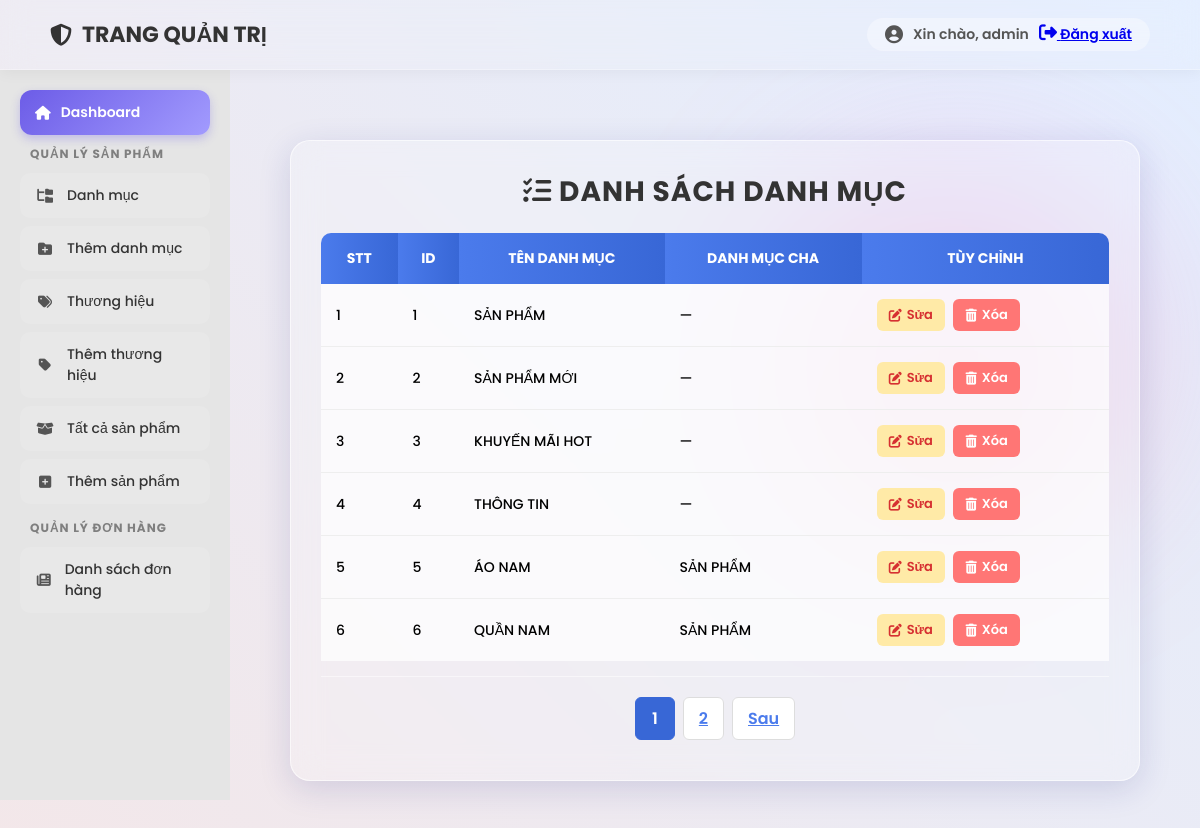
The page /5Themen/5Themen-project/admin/categorylist.php (signed in) on the database its author committed.
### tables this page shows
CREATE TABLE IF NOT EXISTS `tbl_category` (
  `category_id` int(11) NOT NULL AUTO_INCREMENT,
  `category_name` varchar(255) NOT NULL,
  `parent_id` int(11) NOT NULL DEFAULT 0,
  PRIMARY KEY (`category_id`),
  KEY `idx_parent_id` (`parent_id`)
);

### 5Themen/5Themen-project/include/database.php (called while the page is built, shortened)
<?php
class Database {
    public $link;
    private function connectDB() {
        $this->link = new mysqli(DB_HOST, DB_USER, DB_PASS, DB_NAME);
        $this->link->set_charset("utf8mb4");
    }
    public function select($q)  { return $this->link->query($q); }
}
?>

### 5Themen/5Themen-project/admin/class/category_class.php (called while the page is built, shortened)
<?php
$rootPath = dirname(__DIR__, 2);
require_once $rootPath . '/include/database.php';
class Category {
    private $db;
    public function __construct() {
        $this->db = new Database();
    }
    public function show_category($offset = null, $limit = null) {
        $sql = "
            SELECT
                c.category_id,
                c.category_name,
                c.parent_id,
                p.category_name AS parent_name
            FROM tbl_category c
            LEFT JOIN tbl_category p
                   ON c.parent_id = p.category_id
            ORDER BY c.parent_id ASC, c.category_id ASC
        ";
        if ($offset !== null && $limit !== null) {
            $offset = (int)$offset;
            $limit  = (int)$limit;
            $sql .= " LIMIT $offset, $limit";
        }
        return $this->db->select($sql);
    }
    public function count_all_categories() {
        $sql    = "SELECT COUNT(*) AS total FROM tbl_category";
        $result = $this->db->select($sql);
        $row    = $result->fetch_assoc();
        return (int)$row['total'];
    }
}
?>

### 5Themen/5Themen-project/admin/categorylist.php (the view, shortened to what this page needs)
<?php
include "../include/database.php";
require_once __DIR__ . "/header.php";
require_once __DIR__ . "/slider.php";
require_once __DIR__ . "/class/category_class.php";
$cg = new Category();
$records_per_page = 6;
$current_page     = isset($_GET['page']) && (int)$_GET['page'] > 0 ? (int)$_GET['page'] : 1;
$total_records = $cg->count_all_categories();
$total_pages   = ceil($total_records / $records_per_page);
$start_limit = ($current_page - 1) * $records_per_page;
$list        = $cg->show_category($start_limit, $records_per_page);
?>
<div class="admin-content-right">
    <div class="blob-decor-list"></div>
    <div class="list-container">
        <h1 class="list-title"><i class="fa-solid fa-list-check"></i> Danh sách Danh mục</h1>
        <table>
            <thead>
                <tr>
                    <th>STT</th>
                    <th>ID</th>
                    <th>Tên danh mục</th>
                    <th>Danh mục cha</th>
                    <th>Tùy chỉnh</th>
                </tr>
            </thead>
            <tbody>
                <?php if ($list && $list->num_rows > 0): ?>
                    <?php $i = $start_limit + 1; ?>
                    <?php while ($r = $list->fetch_assoc()): ?>
                        <tr>
                            <td><?= $i++ ?></td>
                            <td><?= $r['category_id'] ?></td>
                            <td><?= htmlspecialchars($r['category_name']) ?></td>
                            <td><?= $r['parent_id'] == 0 ? "—" : htmlspecialchars($r['parent_name'] ?? '—') ?></td>
                            <td>
                                <a href="categoryedit.php?category_id=<?= $r['category_id'] ?>" class="action-link edit-btn">
                                    <i class="fa-solid fa-pen-to-square"></i> Sửa
                                </a>
                                <a href="categorydelete.php?category_id=<?= $r['category_id'] ?>"
                                   onclick="return confirm('Bạn có chắc muốn xóa danh mục ID: <?= $r['category_id'] ?>?')"
                                   class="action-link delete-btn">
                                    <i class="fa-solid fa-trash-can"></i> Xóa
                                </a>
                            </td>
                        </tr>
                    <?php endwhile; ?>
                <?php endif; ?>
            </tbody>
        </table>
        <?php if ($total_pages >= 1): ?>
            <div class="pagination">
                <?php for ($p = 1; $p <= $total_pages; $p++): ?>
                    <?php if ($p == $current_page): ?>
                        <span class="current-page"><?= $p ?></span>
                    <?php else: ?>
                        <a href="?page=<?= $p ?>"><?= $p ?></a>
                    <?php endif; ?>
                <?php endfor; ?>
                <?php if ($current_page < $total_pages): ?>
                    <a href="?page=<?= $current_page + 1 ?>">Sau</a>
                <?php endif; ?>
            </div>
        <?php endif; ?>
    </div>
</div>
</body>
</html>

### 5Themen/5Themen-project/admin/header.php (style rules this page uses)
:root { --header-height: 70px; }
* { margin: 0; padding: 0; box-sizing: border-box; }
body { font-family: "Poppins", sans-serif; background: linear-gradient(45deg, #f3e7e9 0%, #e3eeff 100%); min-height: 100vh; padding-top: var(--header-height); }

### 5Themen/5Themen-project/admin/categorylist.php (style rules this page uses)
.admin-content-right { margin-left: 230px; flex: 1; padding: 40px; position: relative; }
.list-container { width: 100%; padding: 30px; border-radius: 20px; background: rgba(255, 255, 255, 0.2); backdrop-filter: blur(15px); border: 1px solid rgba(255, 255, 255, 0.6); box-shadow: 0 8px 32px rgba(31, 38, 135, 0.15); animation: fadeIn 0.5s ease-out; }
.list-title { font-size: 28px; font-weight: 700; text-align: center; margin-bottom: 20px; text-transform: uppercase; color: #333; letter-spacing: 1px; }
table { width: 100%; border-collapse: separate; border-spacing: 0; font-size: 14px; }
table th { background: linear-gradient(90deg, #4b7bec, #3867d6); color: white; padding: 15px; text-transform: uppercase; }
table tr:first-child th:first-child { border-top-left-radius: 10px; }
table tr:first-child th:last-child { border-top-right-radius: 10px; }
table td { padding: 15px; border-bottom: 1px solid #eee; background: rgba(255,255,255,0.7); font-weight: 500; }
table tbody tr:last-child td { border-bottom: none; }
.action-link { padding: 6px 12px; text-decoration: none; border-radius: 6px; font-weight: 600; margin-right: 5px; display: inline-flex; align-items: center; gap: 5px; font-size: 13px; }
.edit-btn { background: #ffeaa7; color: #d63031; }
.delete-btn { background: #ff7675; color: white; }
.blob-decor-list { position: absolute; width: 350px; height: 350px; background: linear-gradient(180deg, #f093fb 0%, #f5576c 100%); border-radius: 50%; filter: blur(100px); opacity: 0.3; z-index: -1; top: 10%; right: 5%; animation: float 10s infinite alternate; }
.pagination { display: flex; justify-content: center; padding: 20px 0 10px; margin-top: 15px; border-top: 1px solid rgba(255,255,255,0.5); }
.pagination a, .pagination span { padding: 8px 15px; margin: 0 4px; border-radius: 6px; border: 1px solid #ddd; font-weight: 600; background: #fff; color: #4b7bec; transition: 0.2s; text-align: center; min-width: 40px; }
.pagination .current-page { background: #3867d6; color: white; border-color: #3867d6; }

### rows shown on the page
tbl_category: category_id "1", category_name "SẢN PHẨM"
tbl_category: category_id "2", category_name "SẢN PHẨM MỚI"
tbl_category: category_id "3", category_name "KHUYẾN MÃI HOT"
tbl_category: category_id "4", category_name "THÔNG TIN"
tbl_category: category_id "5", category_name "ÁO NAM", tbl_category.category_name "SẢN PHẨM"
tbl_category: category_id "6", category_name "QUẦN NAM", tbl_category.category_name "SẢN PHẨM"

### other values the page prints
$adminDisplayName "admin"
